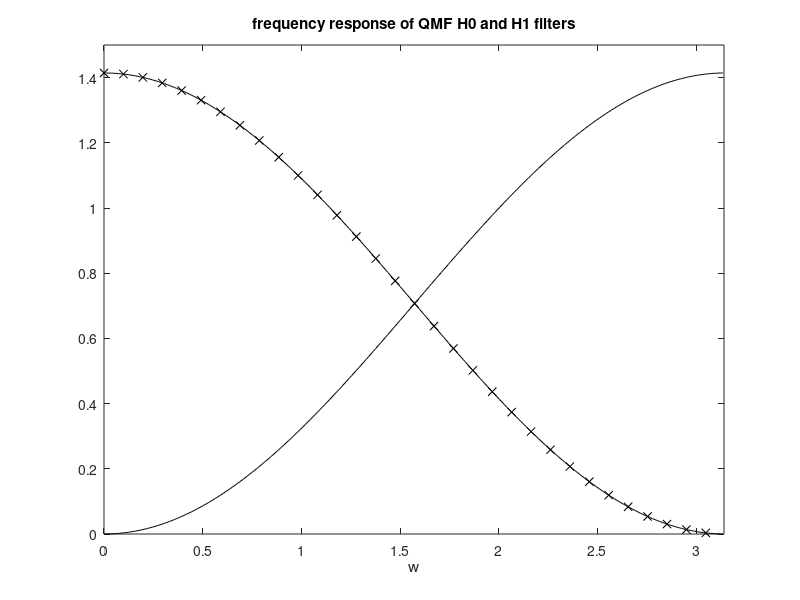

The MATLAB script that drew this image:
% Frequency response of Haar filters H0 and H1
c=1/sqrt(2);
h0=[c c]; %low-pass filter
h1=[-c c]; %high-pass filter
w=0:(2*pi/511):pi;
H0=real(fft(h0,512)); %discrete Fourier transform
H1=real(fft(h1,512)); % "  "  "
plot(w,H0(1:256),'k',w(1:8:256),H0(1:8:256),'kx'); hold on;
plot(w,abs(H1(1:256)),'k');
axis([0 pi 0 1.5]);
title('frequency response of QMF H0 and H1 filters');
xlabel('w');
